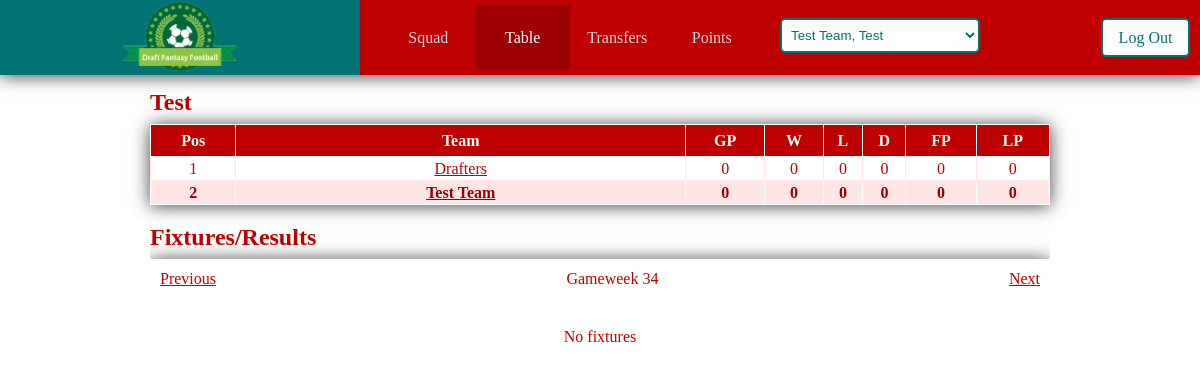
Screenshot of /index.php?table=true&squadid=41 (signed in) with the database file from the repository.
### tables this page shows
CREATE TABLE IF NOT EXISTS `fantasyleague` (
  `id` int(11) NOT NULL AUTO_INCREMENT,
  `name` varchar(50) NOT NULL,
  `password` varchar(20) NOT NULL,
  `draftDate` date NOT NULL,
  `draftTime` time NOT NULL,
  `draftSelectionTime` int(11) NOT NULL,
  `admin` int(11) NOT NULL,
  `status` int(11) NOT NULL DEFAULT '0',
  PRIMARY KEY (`id`)
);

CREATE TABLE IF NOT EXISTS `managersteam` (
  `id` int(11) NOT NULL AUTO_INCREMENT,
  `manager` int(11) NOT NULL,
  `league` int(11) NOT NULL,
  `name` varchar(50) NOT NULL,
  `jersey` int(11) NOT NULL,
  `colour1` int(11) NOT NULL,
  `colour2` int(11) NOT NULL,
  `w` int(11) NOT NULL,
  `l` int(11) NOT NULL,
  `d` int(11) NOT NULL,
  `totalPoints` int(11) NOT NULL,
  `fantasyPoints` int(11) NOT NULL,
  PRIMARY KEY (`id`)
);

CREATE TABLE IF NOT EXISTS `gameweek` (
  `id` int(11) NOT NULL,
  `startDate` date NOT NULL,
  `endDate` date NOT NULL,
  `status` int(11) NOT NULL DEFAULT '2',
  PRIMARY KEY (`id`)
);

### assets/model/database.php (called while the page is built, shortened)
<?php
class database
{
    var $user = "root";
    var $password = "";
    var $host = "127.0.0.1";
    var $database = "draftfantasyfootball";
    var $con;
    public function __construct()
	{
        $this->con = new mysqli ($this->host, $this->user, $this->password, $this->database );
    }
    public function _loadUsersLeagues($id)
    {
        $results = mysqli_query ( $this->con, "SELECT managersteam.*, fantasyleague.name as leagueName, fantasyleague.draftDate as draftDate, fantasyleague.draftTime as draftTime, fantasyleague.draftSelectionTime as draftSelectionTime, fantasyleague.status as status, fantasyleague.id as leagueId, fantasyleague.password as leaguePassword
                                                FROM managersteam
                                                INNER JOIN fantasyleague
                                                    ON managersteam.league = fantasyleague.id
                                                WHERE manager = $id;" );
        return $results;
    }
    public function _loadLeagueTable($id)
    {
        $results = mysqli_query ( $this->con, "SELECT managersteam. * , fantasyleague.name AS leagueName, fantasyleague.status AS
STATUS , fantasyleague.id AS leagueId, COUNT( fantasymatch.status ) AS gamesPlayed
                                                FROM managersteam
                                                INNER JOIN fantasyleague ON managersteam.league = fantasyleague.id
                                                LEFT JOIN fantasymatch ON managersteam.id = fantasymatch.team1 AND fantasymatch.status = 2
                                                OR managersteam.id = fantasymatch.team2 AND fantasymatch.status = 2
                                                WHERE fantasyleague.id = $id
                                                GROUP BY managersteam.id
                                                ORDER BY totalPoints desc, fantasyPoints desc, name;" );
        return $results;
    }
    public function _getGameweek($date)
    {
        $results = mysqli_query ( $this->con, "SELECT *
                                                FROM gameweek
                                                where '$date' between startDate and endDate;" );
        return $results;
    }
    public function _getGWFixtures($id, $gw)
    {
        $results = mysqli_query ( $this->con, "SELECT fantasymatch.*, one.name AS team1name, two.name AS team2name
                                                FROM fantasymatch
                                                Inner JOIN managersteam AS one
                                                    ON fantasymatch.team1 = one.id
                                                Inner JOIN managersteam AS two
                                                    ON fantasymatch.team2 = two.id
                                                where fantasymatch.league = '$id' and fantasymatch.gameweek = '$gw';" );
        return $results;
    }
    public function _getTeamsLeague($teamId)
    {
        $results = mysqli_query ($this->con, "SELECT user.id AS managerid, managersteam.league AS teamleague, managersteam.manager AS teamsmanager, fantasyleague.id AS leagueid, fantasyleague.admin AS leagueadmin
                                                FROM user
                                                INNER JOIN managersteam ON user.id = managersteam.manager
                                                INNER JOIN fantasyleague ON fantasyleague.id = managersteam.league
                                                WHERE managersteam.id = $teamId;");
        return $results;
    }
}
?>

### index.php (called while the page is built, shortened)
<?php
	$controller = new Controller();
	$controller->invoke();
?>

### assets/model/user.php (the view, shortened to what this page needs)
<?php
class user
{
	var $database;
    public function __construct()
	{
        $this->database = new database();
	}
    public function loadUsersLeaguesDropDownOptions()
    {
        $result = $this->database->_loadUsersLeagues($_SESSION['id']);
        $count=mysqli_num_rows($result);
        if($count>0)
        {
            while ($row = $result->fetch_assoc())
            {
                if($row['status'] != 0)
                {
                    if($row['id'] == $_GET['squadid'])
                    {
                    echo '
                        <option value="" selected>'. $row['name'] .', '. $row['leagueName'] .'</option>
                    ';
                    }
                    else
                    {
                    echo '
                        <option value="index.php?squad=true&squadid='. $row['id'].'">'. $row['name'] .', '. $row['leagueName'] .'</option>
                    ';
                    }
                }
            }
        }
    }
}
?>

### assets/model/league.php (shortened to what this page needs)
<?php
class league
{
	var $database;
    public function __construct()
	{
        $this->database = new database();
	}
    public function loadLeagueTable()
    {
        $teamsLeagueResult = $this->database->_getTeamsLeague($_GET['squadid']);
        $teamsLeagueRow = $teamsLeagueResult->fetch_assoc();
        $leagueid = $teamsLeagueRow['leagueid'];
        $result =  $this->database->_loadLeagueTable($leagueid);
        $row = $result->fetch_assoc();
        echo '
            <h2>'. $row['leagueName'] .'</h2>
            <table>
                <tr>
                    <th title="Position">Pos</th>
                    <th title="Team Name" class="teamName">Team</th>
                    <th title="Games Played">GP</th>
                    <th title="Wins">W</th>
                    <th title="Loses">L</th>
                    <th title="Draws">D</th>
                    <th title="Fantasy Points">FP</th>
                    <th title="League Points">LP</th>
                </tr>
        ';
            if($row['manager'] == $_SESSION['id'])
            {
                echo '<tr class="usersTeam">';
            }
            else
            {
                echo '<tr>';
            }
        echo '
                    <td>1</td>
                    <td><a href="index.php?viewsquad='. $row['id'] .'&squadid='. $_GET['squadid'] .'">'. $row['name'] .'</a></td>
                    <td>'. $row['gamesPlayed'] .'</td>
                    <td>'. $row['w'] .'</td>
                    <td>'. $row['l'] .'</td>
                    <td>'. $row['d'] .'</td>
                    <td>'. $row['fantasyPoints'] .'</td>
                    <td>'. $row['totalPoints'] .'</td>
                 </tr>
                ';
            $position = 2;
            while ($row = $result->fetch_assoc())
            {
                if($row['manager'] == $_SESSION['id'])
                {
                    echo '<tr class="usersTeam">';
                }
                else
                {
                    echo '<tr>';
                }
            echo'
                    <td>'. $position .'</td>
                    <td><a href="index.php?viewsquad='. $row['id'] .'&squadid='. $_GET['squadid'] .'">'. $row['name'] .'</a></td>
                    <td>'. $row['gamesPlayed'] .'</td>
                    <td>'. $row['w'] .'</td>
                    <td>'. $row['l'] .'</td>
                    <td>'. $row['d'] .'</td>
                    <td>'. $row['fantasyPoints'] .'</td>
                    <td>'. $row['totalPoints'] .'</td>
                 </tr>
            ';
                $position++;
            }
        echo '
            </table>
        ';
    }
    function getFixtures($date)
    {
        $teamsLeagueResult = $this->database->_getTeamsLeague($_GET['squadid']);
        $teamsLeagueRow = $teamsLeagueResult->fetch_assoc();
        $leagueid = $teamsLeagueRow['leagueid'];
        $result =  $this->database->_getGameweek($date);
        $row = $result->fetch_assoc();
        $gameweek = $row['id'];
        $lastWeek = $row['id'] - 1;
        $nextWeek = $row['id'] + 1;
        echo'
            <div id="fixturesWrapper">
                <div id="gwSelector">';
                if($lastWeek != 0)
                {
                    echo '<p class="gwButtonL" id="'. $lastWeek.'">Previous</p>';
                }
                 echo '<p id="gwNumber">Gameweek '. $gameweek .'</p>';
                if($nextWeek != 39)
                {
                    echo '<p class="gwButtonR" id="'. $nextWeek.'">Next</p>';
                }
        echo'
                    </div>
            <div id="changeFixturesWrapper">
        ';
        $result2 =  $this->database->_getGWFixtures($leagueid, $gameweek);
        $count=mysqli_num_rows($result2);
        if($count<1)
        {
            echo '<p id="noFixturesText">No fixtures</p>';
        }
    }
}
?>

### rows the page displays
fantasyleague: name "Test"
managersteam: name "Drafters", w "0", l "0", d "0", fantasyPoints "0", totalPoints "0"
managersteam: name "Test Team", gamesPlayed "0", w "0", l "0", d "0", fantasyPoints "0", totalPoints "0"
gameweek: id "34"

### other values shown
$row['gamesPlayed'] "0"
form field value "Test Team, Test"
